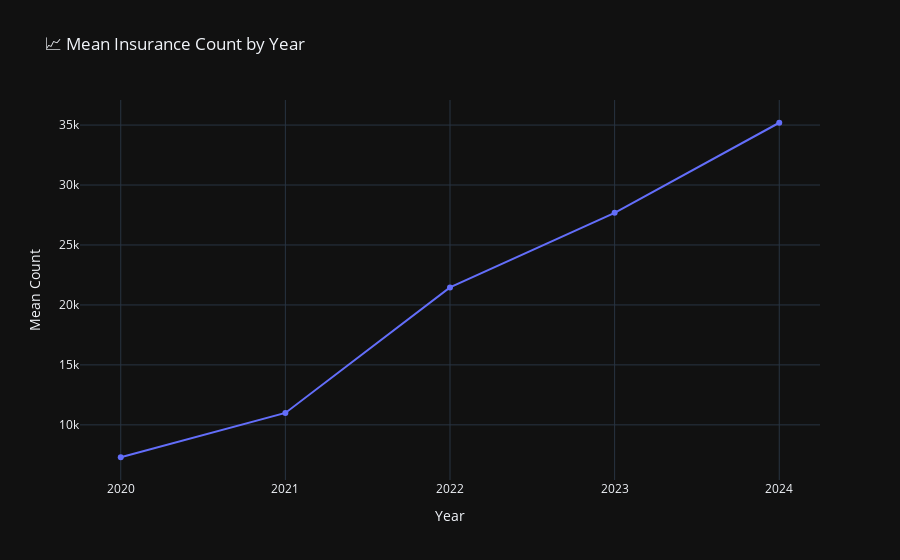
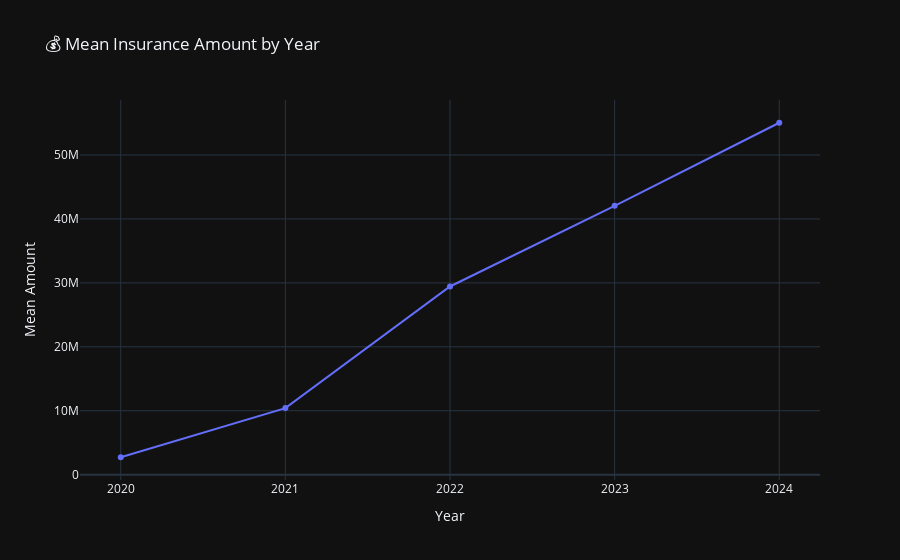

The notebook cell saved with these charts, in order:
### Code cell
import pandas as pd
import plotly.express as px
import os

# Ensure output folder exists
os.makedirs("outputs", exist_ok=True)

# Load and clean the data
df = pd.read_csv("cleaned_data\\aggregated_insurance.csv")
df.columns = df.columns.str.strip().str.lower()

# Group by year and calculate the MEAN of count and amount
df_grouped = df.groupby("year")[["count", "amount"]].mean().reset_index()
df_grouped.rename(columns={"count": "mean_count", "amount": "mean_amount"}, inplace=True)
df_grouped = df_grouped.sort_values("year")  # Ensure years are sorted chronologically

# 📈 Line chart for mean count by year
fig1 = px.line(df_grouped, x="year", y="mean_count", markers=True,
               title="📈 Mean Insurance Count by Year",
               template="plotly_dark")
fig1.update_layout(xaxis=dict(title="Year", dtick=1), yaxis=dict(title="Mean Count"))

# Save fig1
fig1.write_image("outputs/mean_insurance_count_by_year.png", width=1000, height=500)
fig1.show()

# 💰 Line chart for mean amount by year
fig2 = px.line(df_grouped, x="year", y="mean_amount", markers=True,
               title="💰 Mean Insurance Amount by Year",
               template="plotly_dark")
fig2.update_layout(xaxis=dict(title="Year", dtick=1), yaxis=dict(title="Mean Amount"))

# Save fig2
fig2.write_image("outputs/mean_insurance_amount_by_year.png", width=1000, height=500)
fig2.show()

### Figure 1 — Plotly figure (JSON) as saved in the notebook; plotly's stock layout.template omitted (floating-point values rounded to 4 significant figures)
{"data": [{"hovertemplate": "year=%{x}<br>mean_count=%{y}<extra></extra>", "legendgroup": "", "line": {"color": "#636efa", "dash": "solid"}, "marker": {"symbol": "circle"}, "mode": "lines+markers", "name": "", "orientation": "v", "showlegend": false, "type": "scatter", "x": [2020, 2021, 2022, 2023, 2024], "xaxis": "x", "y": [7299.0, 11000.0, 21460.0, 27680.0, 35190.0], "yaxis": "y"}], "layout": {"legend": {"tracegroupgap": 0}, "title": {"text": "📈 Mean Insurance Count by Year"}, "xaxis": {"anchor": "y", "domain": [0, 1], "dtick": 1, "title": {"text": "Year"}}, "yaxis": {"anchor": "x", "domain": [0, 1], "title": {"text": "Mean Count"}}}}

### Figure 2 — Plotly figure (JSON) as saved in the notebook; plotly's stock layout.template omitted (floating-point values rounded to 4 significant figures)
{"data": [{"hovertemplate": "year=%{x}<br>mean_amount=%{y}<extra></extra>", "legendgroup": "", "line": {"color": "#636efa", "dash": "solid"}, "marker": {"symbol": "circle"}, "mode": "lines+markers", "name": "", "orientation": "v", "showlegend": false, "type": "scatter", "x": [2020, 2021, 2022, 2023, 2024], "xaxis": "x", "y": [2724000.0, 10410000.0, 29440000.0, 42060000.0, 55050000.0], "yaxis": "y"}], "layout": {"legend": {"tracegroupgap": 0}, "title": {"text": "💰 Mean Insurance Amount by Year"}, "xaxis": {"anchor": "y", "domain": [0, 1], "dtick": 1, "title": {"text": "Year"}}, "yaxis": {"anchor": "x", "domain": [0, 1], "title": {"text": "Mean Amount"}}}}
